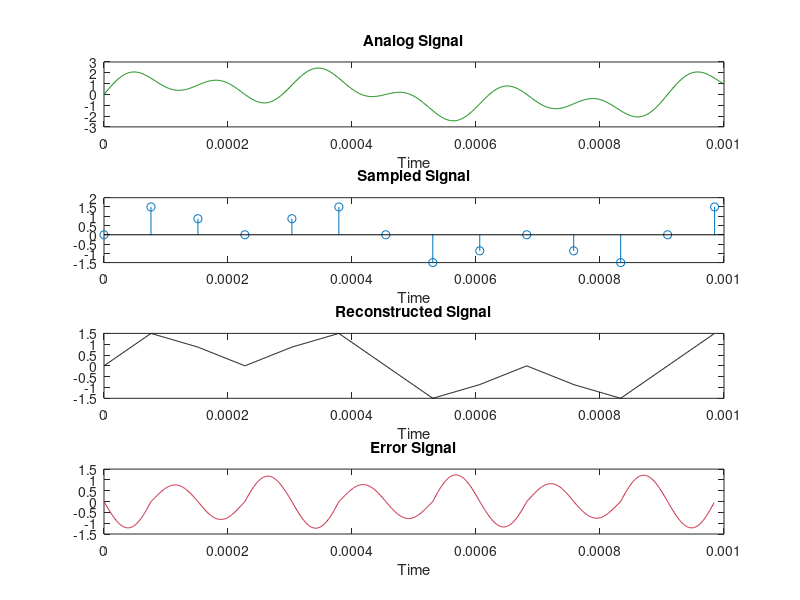

Recreate this plot in MATLAB.
clc
clear all
close all

%Analog signal generation
R=55;
Fs=240*R;
y=@(t) sin(2*pi*20*R*t)+sin(2*pi*60*R*t)+sin(2*pi*120*R*t);
t=0:0.000001:0.001;

%Analog signal plot
subplot(4,1,1)
plot(t,y(t),'Color','#008000')
xlabel('Time')
title("Analog Signal")

%Sampling the signal
ts=0:1/Fs:0.001;
ys=y(ts);

%Sampled signal plot
subplot(4,1,2)
stem(ts,ys)
xlabel('Time')
title("Sampled Signal")

%Reconstruction
yr=interp1(ts,ys,t);

%Reconstructed signal plot
subplot(4,1,3)
plot(t,yr,'k')
xlabel('Time')
title("Reconstructed Signal")

%Error calculation
err=(yr-y(t));

%Error plot
subplot(4,1,4)
plot(t,err,'Color','#C41E3A')
xlabel('Time')
title("Error Signal")
